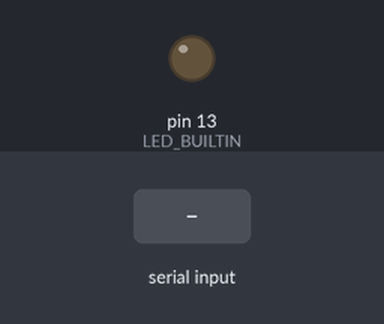
Bench run of a sketch on a simulated Arduino Uno, built with avr-gcc and run on an emulated ATmega328P. Parts: output pins drawn as LEDs (lit = HIGH). The inputs (shaded band) are chosen by the test bench. What the sketch prints to the serial monitor is not drawn.

Above: at 1.2 s.
1.3 s: "1" received over Serial
At 2.2 s:
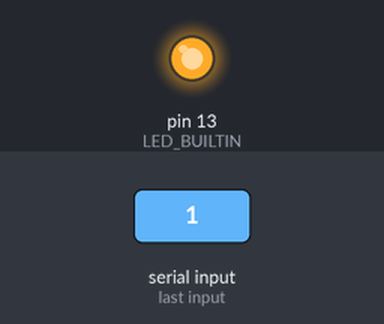
2.8 s: "0" received over Serial
At 3.9 s:
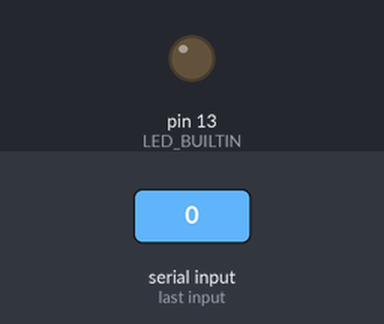
Timing chart, 0 to 5.8 s (numbered marks = the images above; inputs shaded):
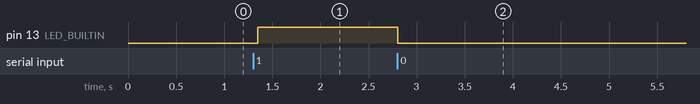

The sketch:

sketch_apr28c.ino
```cpp
int LEDPin=13;
char inByte = 0; //串口接收的数据
String temp = "";//缓存
void setup() {
  // put your setup code here, to run once:
Serial.begin(9600);
pinMode(13,OUTPUT);
}

void loop() {
  // put your main code here, to run repeatedly:
while (Serial.available()!=0) //判断串口是否有数据
  {
    inByte = Serial.read();//读取数据，串口一次只能读1个字符
    temp += inByte;//写入缓存，
                   //再次循环会判断写入是否成功
   }
   if(temp != "")   //判断临时变量是否为空
   {
    if(temp.equals("1")){
   digitalWrite(LED_BUILTIN, HIGH);
    Serial.write(0xff);
    Serial.write(0xff);
    Serial.write(0xff);
    Serial.write("page1.t0.bco=33808");
    Serial.write("page1.t1.bco=65535");
    Serial.write(0xff);
    Serial.write(0xff);
    Serial.write(0xff);
  }else if(temp.equals("0")){
    digitalWrite(LED_BUILTIN, LOW);
    Serial.write(0xff);
    Serial.write(0xff);
    Serial.write(0xff);
    Serial.write("page1.t0.bco=65535");
    Serial.write("page1.t1.bco=33808");
    Serial.write(0xff);
    Serial.write(0xff);
    Serial.write(0xff);
   }
   }
    temp = "";//清空变量
  //myservo.write(angle);  //控制舵机转动相应的角度。这里不要超多舵机的最大角度，有的舵机是60度，也有360度的舵机
  delay(50);//延时50ms，这里的延时并不影响舵机的速度，只是限制你下一次输入的间隔
}
```

Measured:
- after the input at 1.3 s, pin 13 (LED_BUILTIN): LOW → HIGH after 0.05 s
- after the input at 2.8 s, pin 13 (LED_BUILTIN): HIGH → LOW at once
